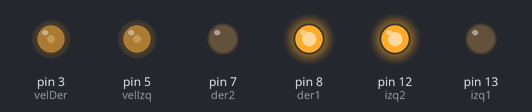
A sketch run on a simulated Arduino Uno, built with avr-gcc and run on an emulated ATmega328P. Parts: output pins drawn as LEDs (lit = HIGH).

Above: at 0.1 s.
At 1.5 s:
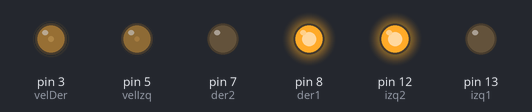
At 4.9 s:
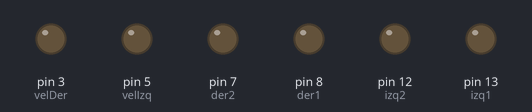
Timing chart, 0 to 6.4 s (numbered marks = the images above):
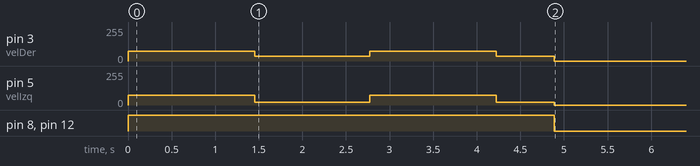

The sketch:

carrito.ino
```cpp
const int der1 = 8;
const int der2 = 7;
const int izq1 = 13;
const int izq2 = 12;
const int velDer = 3;
const int velIzq = 5;

void adelante(){
  digitalWrite(izq1, LOW);
  digitalWrite(izq2, HIGH);
  digitalWrite(der1, HIGH);
  digitalWrite(der2, LOW);
  for(int i=0; i<475; i++){
    analogWrite(velIzq,75);
    analogWrite(velDer,72);
    delay(1);
  }
}

void Izq(){
  digitalWrite(izq1, LOW);
  digitalWrite(izq2, HIGH);
  digitalWrite(der1, HIGH);
  digitalWrite(der2, LOW);

  for(int i=0; i<650; i++){
    analogWrite(velIzq,20);
    analogWrite(velDer,36);
    delay(1);
  }
}
void Detener(){
  digitalWrite(izq1, LOW);
  digitalWrite(izq2, LOW);
  digitalWrite(der1, LOW);
  digitalWrite(der2, LOW);
  analogWrite(velIzq,0);
  analogWrite(velDer,0);
  delay(2000);
}
void setup() {
  // put your setup code here, to run once:
  pinMode (der1, OUTPUT);
  pinMode (der2, OUTPUT);
  pinMode (izq1, OUTPUT);
  pinMode (izq2, OUTPUT);
  pinMode (velDer, OUTPUT);
  pinMode (velIzq, OUTPUT);

  adelante();
  adelante();
  adelante();
  Izq();
  Izq();
  adelante();
  adelante();
  adelante();
  Izq();
  Detener();
}

void loop() {
  // put your main code here, to run repeatedly:

}
```
